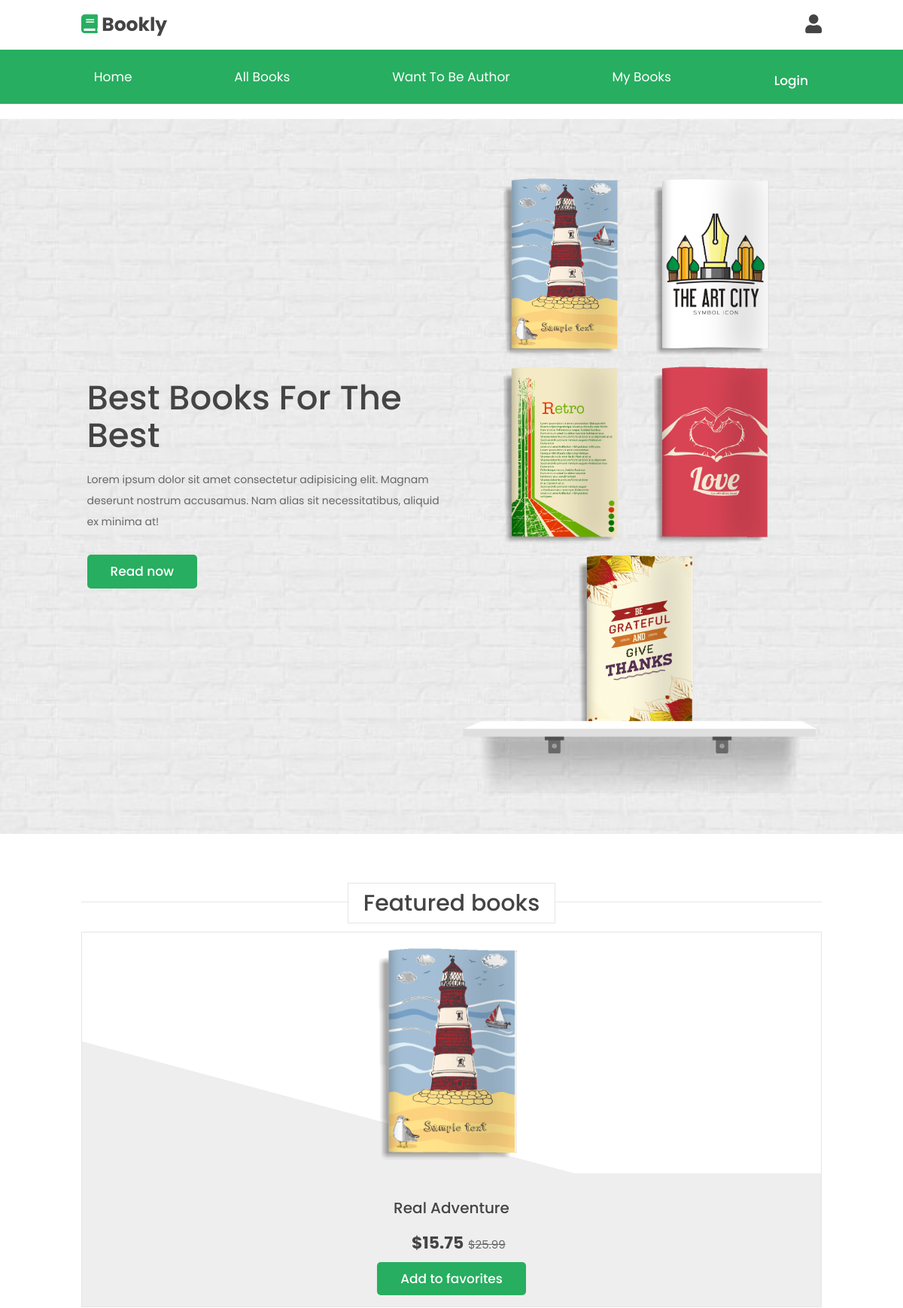
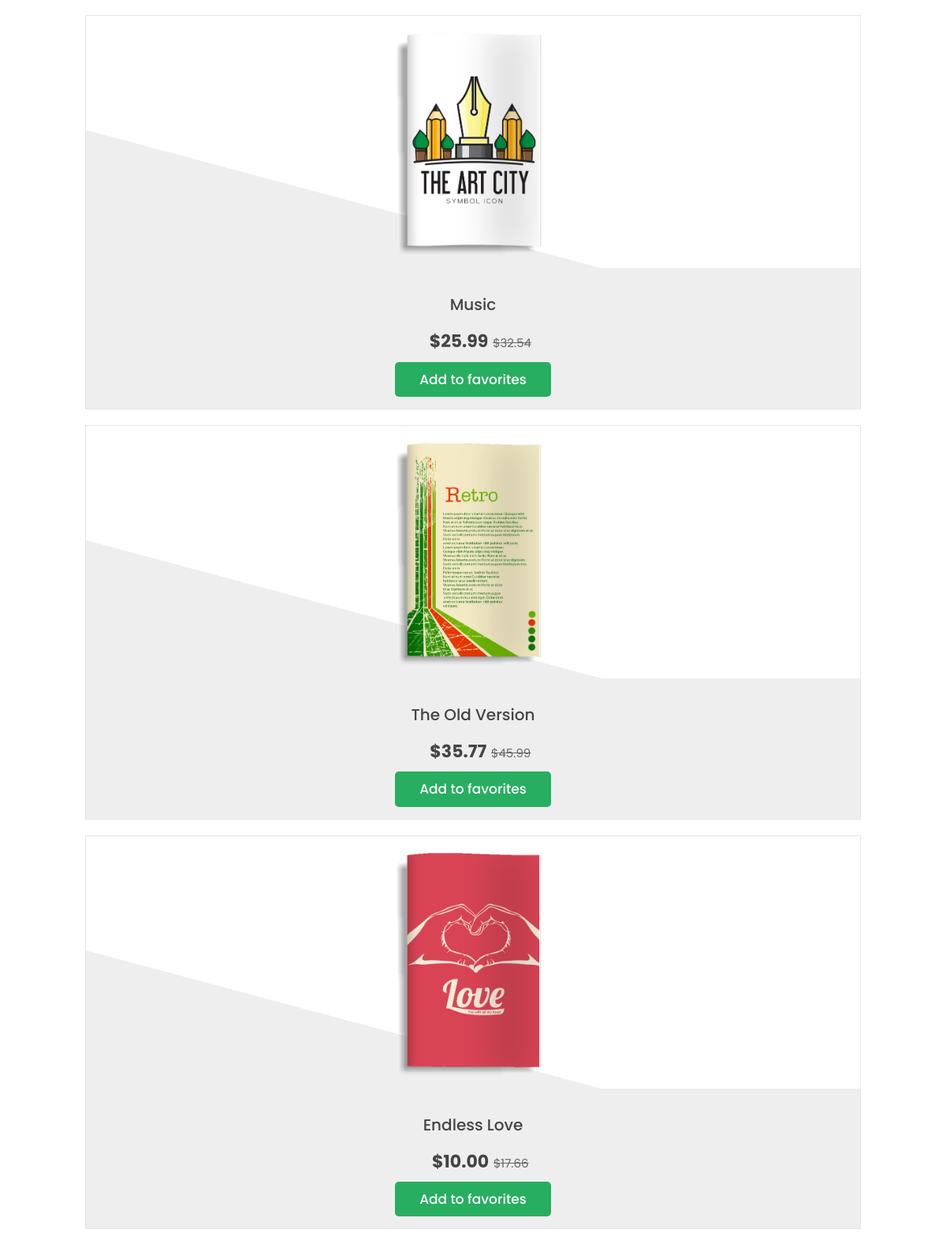
The page / (upper part) on the database its author committed (2 pictures, top to bottom).
### main_app/models.py (models this page shows, shortened)
class Book(models.Model):
    category = models.ForeignKey(Category, on_delete=models.CASCADE, related_name="books")
    name = models.CharField(max_length=50, unique=True)
    author = models.CharField(max_length=50)
    description = models.TextField()
    cover = models.ImageField(upload_to="images/")
    price = models.DecimalField(max_digits=6, decimal_places=2)
    discount_price = models.DecimalField(max_digits=6, decimal_places=2, null=True, blank=True)
    slug = models.SlugField(max_length=250, unique=True)
    is_active = models.BooleanField(default=True)
    is_new = models.BooleanField(default=False)
    created_at = models.DateTimeField(default=timezone.now)
    def get_absolute_url(self):
        return reverse("detail", kwargs={"slug": self.slug})

### main_app/views.py (the view)
# urls.py: path('', views.index, name='index'),
def index(request):
    books = Book.objects.filter(is_active=True)
    new_books = Book.objects.filter(is_new=True)
    reviews = BookReview.objects.all()
    blogs = Blog.objects.all()
    context = {'books': books,'new_books': new_books,
               "reviews": reviews,"blogs": blogs }
    return render(request, 'index.html', context)

### templates/index.html (shortened to what this page needs)
{% extends 'base.html' %}
{% load static %}
{% block content %}
<section class="home" id="home">
    <div class="row">
        <div class="content">
            <h3>Best Books For The Best</h3>
            <p>Lorem ipsum dolor sit amet consectetur adipisicing elit. Magnam deserunt nostrum accusamus. Nam alias sit necessitatibus, aliquid ex minima at!</p>
            <a href="{% url 'list' %}" class="btn">Read now</a>
        </div>
        <div class="swiper books-slider">
            <div class="swiper-wrapper">
                {% for book in books %}
                    <a href="{{book.get_absolute_url}}" class="swiper-slide"><img src="{{book.cover.url}}" alt=""></a>
                {% endfor %}
            </div>
            <img src="{% static 'image/stand.png' %}" class="stand" alt="">
        </div>
    </div>
</section>
<section class="featured" id="featured">
    <h1 class="heading"> <span>Featured books</span> </h1>
    <div class="swiper featured-slider">
        <div class="swiper-wrapper">
            {% for book in books %}
                <div class="swiper-slide box">
                    <div class="image">
                        <a href="{% url 'detail' book.slug %}">
                            <img src="{{book.cover.url}}" alt="">
                        </a>
                    </div>
                    <div class="content">
                        <h3>{{book.name}}</h3>
                        <div class="price">
                            {% if book.discount_price %}
                                <strong>&nbsp &nbsp ${{book.price}}</strong>
                                <span>${{book.discount_price}}</span>
                            {% else %}
                                <strong strong>&nbsp &nbsp ${{book.price}}</strong>
                            {% endif %}
                        </div>
                            {% if is_added %}
                                <a href="{% url 'add_to_favorite' book.slug %}" name='clicked' class="btn disabled">Add to favorites</a>
                            {% else %}
                                <a href="{% url 'add_to_favorite' book.slug %}" class="btn">Add to favorites</a>
                            {% endif %}
                    </div>
                </div>
            {% endfor %}
        </div>
    </div>
</section>
{% endblock %}

### static/css/style.css (style rules this page uses)
:root { --green:#27ae60; --dark-color:#219150; --black:#444; --light-color:#666; --border:.1rem solid rgba(0,0,0,.1); --border-hover:.1rem solid var(--black); --box-shadow:0 .5rem 1rem rgba(0,0,0,.1); }
* { font-family: 'Poppins', sans-serif; margin:0; padding:0; box-sizing: border-box; outline: none; border:none; text-decoration: none; transition:all .2s linear; transition:width none; }
html { font-size: 62.5%; overflow-x: hidden; scroll-padding-top: 5rem; scroll-behavior: smooth; }
section { padding:5rem 9%; }
.heading { text-align: center; margin-bottom: 2rem; position: relative; }
.heading::before { content: ''; position: absolute; top:50%; left:0; transform: translateY(-50%); width: 100%; height:.01rem; background: rgba(0,0,0,.1); z-index: -1; }
.heading span { font-size: 3rem; padding:.5rem 2rem; color:var(--black); background: #fff; border:var(--border); }
.btn { margin-top: 1rem; display:inline-block; padding:.9rem 3rem; border-radius: .5rem; color:#fff; background:var(--green); font-size: 1.7rem; cursor: pointer; font-weight: 500; }
.home { background: url(../image/banner-bg.jpg) no-repeat; background-size: cover; background-position: center; }
.home .row { display:flex; align-items: center; flex-wrap: wrap; gap:1.5rem; }
.home .row .content { flex:1 1 42rem; }
.home .row .books-slider { flex:1 1 42rem; text-align: center; margin-top: 2rem; }
.home .row .books-slider a img { height: 25rem; }
.home .row .books-slider .stand { width:100%; margin-top: -2rem; }
.home .row .content h3 { color:var(--black); font-size: 4.5rem; }
.home .row .content p { color:var(--light-color); font-size: 1.4rem; line-height: 2; padding:1rem 0; }
.featured .featured-slider .box { margin:2rem 0; position: relative; overflow: hidden; border:var(--border); text-align: center; }
.featured .featured-slider .box .image { padding:1rem; background: linear-gradient(15deg, #eee 30%, #fff 30.1%); }
.featured .featured-slider .box .image img { height: 30rem; }
.featured .featured-slider .box .content { background:#eee; padding:1.5rem; }
.featured .featured-slider .box .content h3 { font-size: 2rem; color:var(--black); }
.featured .featured-slider .box .content .price { font-size: 2.2rem; color:var(--black); padding-top: 1rem; }
.featured .featured-slider .box .content .price span { font-size: 1.5rem; color:var(--light-color); text-decoration: line-through; }

### rows shown on the page
Book: cover (picture), name "Real Adventure", price "15.75", discount_price "25.99"
Book: cover (picture), name "Music", price "25.99", discount_price "32.54"
Book: cover (picture), name "The Old Version", price "35.77", discount_price "45.99"
Book: cover (picture), name "Endless Love", price "10.00", discount_price "17.66"
Book: cover (picture)
